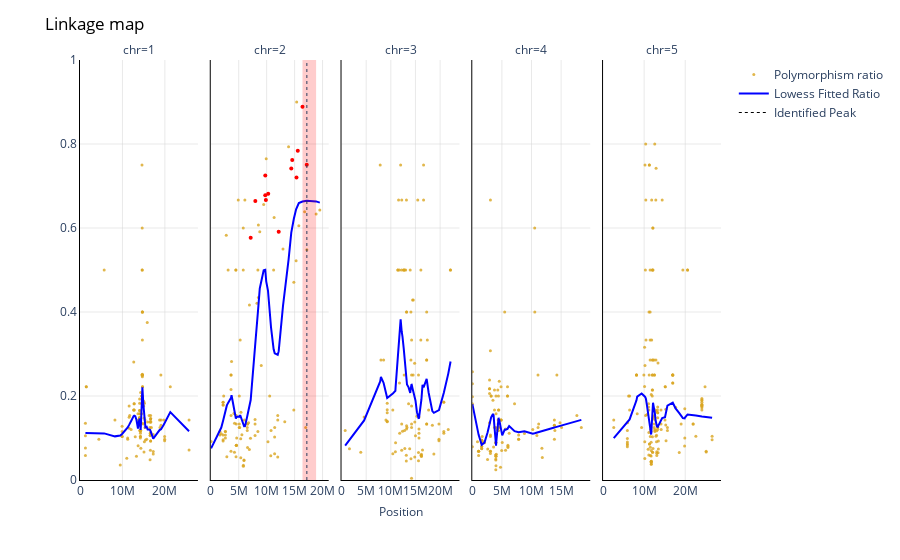

Notebook code for this chart:
### Code cell
chr_facets_p=df_peaks["chr"].unique()

#establish fig
fig = px.scatter(
    df,
    x=df['pos'],
    y=df['ratio'],
    facet_col="chr",
    opacity=0.8,
    color_discrete_sequence=['goldenrod'],
    trendline="lowess",
    trendline_options=dict(frac=lowess_span),
    trendline_color_override="blue",
)
            
#format fig
fig.update_traces(
    marker=dict(size=3)
)

fig.update_layout(
    dict(plot_bgcolor = 'white')
)

fig.update_xaxes(
    matches=None
)

fig.for_each_xaxis(
    lambda xaxis: xaxis.update(showticklabels=True)
)

fig.for_each_xaxis(
    lambda xaxis: fig.update_xaxes(tickangle=0)
)

fig.for_each_xaxis(
    lambda x: x.update(title = '')
)

fig.for_each_yaxis(
    lambda y: y.update(title = '')
)


fig.add_annotation(
    showarrow=False,
    xanchor='center',
    xref='paper', 
    x=0.5, 
    yref='paper',
    y=-0.1,
    text='Position'
)

fig.add_annotation(
    showarrow=False,
    xanchor='center',
    xref='paper', 
    x=-0.8, 
    yanchor='middle',
    yref='paper',
    y=0.6,
    textangle=-90,
    text='Ratio'
)


fig.update_xaxes(
    showgrid=True, 
    gridwidth=0.5, 
    gridcolor='lightgrey'
)

fig.update_xaxes(
    showline=True, 
    linewidth=1, 
    linecolor='black'
)

fig.update_xaxes(
    rangemode="tozero"
)

fig.update_yaxes(
    showgrid=True, 
    gridwidth=0.5, 
    gridcolor='lightgrey'
)

fig.update_yaxes(
    showline=True, 
    linewidth=1, 
    linecolor='black'
)

fig.update_yaxes(
    range=[0, 1]
)

fig.update_layout(
    title=dict(
        text="Linkage map",font=dict(color='black')
    )
)


fig['data'][0]['showlegend'] = True
fig['data'][0]['name'] = 'Polymorphism ratio'

max_pos=df_peaks['pos'].max()
min_pos=df_peaks['pos'].min()

fig.add_trace(
    go.Scatter(
        x=[2],
        y=[2],
        mode='lines',
        name='Lowess Fitted Ratio',
        line=dict(color="blue")))

fig.add_trace(
    go.Scatter(
        x=[0,0], 
        y=[0,0], 
        mode='lines', 
        line=dict(color='black', width=1, dash='dot'),
        name='Identified Peak',
    )
)

#add g-stat > 98 percentile markers
for i in chr_facets:
    df_chr = df[df['chr']==i].copy()
    outliers = df_chr.loc[df_chr['G_S_98p'] == 1 , ["gene","pos","ratio"]]
    fig.add_trace(
    go.Scatter(
        x=outliers['pos'],
        y=outliers['ratio'],
        mode="markers",
        name="G-stat > 98 percentile",
        line=go.scatter.Line(color="red"),
        marker=dict(size=4),
        showlegend=False), row=1, col=i
    )
    
#add peak markers
for i in chr_facets_p:
    df_peaks_chr=df_peaks[df_peaks['chr']==i]
    df_chr=df[df['chr'] == i]
    max_pos=df_peaks_chr['pos'].max()
    min_pos=df_peaks_chr['pos'].min()

    if max_pos > 0:
        max_yhat_pos=df_peaks_chr.loc[df_peaks_chr['yhat'] == df_peaks_chr['yhat'].max()]['pos'].values[0]
        fig.add_vrect(
            x0=min_pos, 
            x1=max_pos, 
            col=i,
            fillcolor="red", 
            opacity=0.2, 
            line_width=0
        )
        
        fig.add_vline(
            x=max_yhat_pos, 
            line_dash="dot", 
            col=i, 
            line_width=1
       )

fig.show()

#pio.write_image(fig, "./plotname.png", scale=6, width=1080, height=540)
#df_peaks.to_csv('peaks_file_name.tsv', sep='\t')
